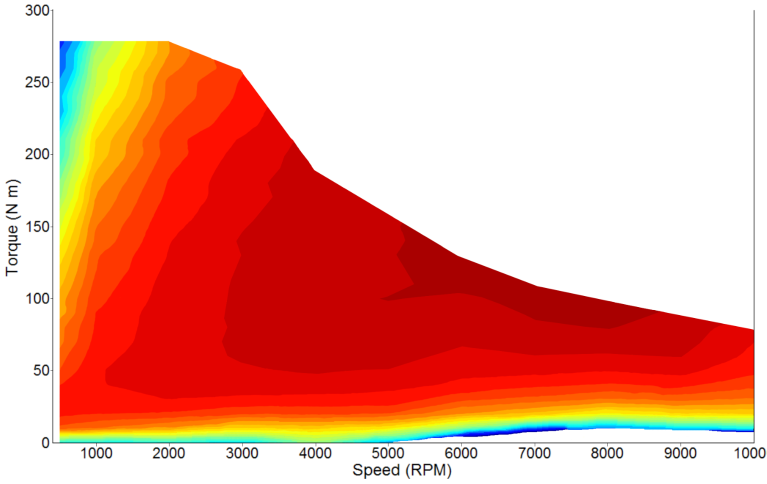
#> input picture Updated motor map/Leaf/leaf motor map.PNG, 1533 x 967 px, found by its file name (shown at 1/2 size)
$ python max_torque_leaf_motor.py
#> lines starting #> are read from the running program, lines starting #| are printed output that depends on the picture
# -*- coding: utf-8 -*-
"""

Max Torque

Created on Mon Mar  5 10:32:31 2018

@author: jmajor
"""

import matplotlib.pyplot as plt
import matplotlib.image as mpimg
import numpy as np
import pandas as pd


def max_torque():
    '''this function starts at the bottom row of a column of pixles and moves upwards looking for a specific color(the max torque line color. Once it matches the color it saves the pixel location and moves over one column to the right'''
    color = list(map_image[79][121]) #max torque line color. this can reference an existing pixel or be a list of known RGB values
    torque_max_pix = [] #variable for the Y-axis location of the pixel
    speed_pix = [] #variable for the X-axis location of the pixel
    for j in range(120,1505): #range is the number of columns in the image map area (area of interest) 119,1505
        for i in range(780,79,-1): #range is the number of rows. Starts at the bottom and moves up
            pix = map_image[i][j]
            if list(pix) == color:
                torque_max_pix.append(i)
                speed_pix.append(j)
                break
    return speed_pix,torque_max_pix


def setup():
    '''Leaf motor'''
    '''This function sets up the scale being used in the image.
    these lists must be changed to match the individual image being used'''

    #import the effencicy map image
    map_file = 'C:/Users/jmajor/Desktop/Updated motor map/leaf motor map.PNG'
    map_image = mpimg.imread(map_file)
#> map_image is the input picture: shape (967, 1533, 4) float32; mean R, G, B, A 0.923, 0.637, 0.561, 1

    speed_x = [1000,2000,3000,4000,5000,6000,7000,8000,9000,10000] #the incriments of RPM shown in the image
    speed_y = [193,338,484,631,776,922,1069,1214,1361,1505] #x-axis pixel locations corosponding to the RPM incriment locations

    torque_x = [50,100,150,200,250,300]  #the incriments of torque shown in the image
    torque_y = [740,597,453,308,164,21] #the corosponding y-axis pixel locations

    speed_cof = np.polyfit(speed_x,speed_y,5) #fits the data to a third degree poly
    torque_cof = np.polyfit(torque_x, torque_y, 5) #fits the data to a third degree poly

    speed_fit = np.poly1d(speed_cof) #function to fit the data. Enter the RPM and get pixel location
    torque_fit = np.poly1d(torque_cof) #function to fit the data. Enter the Torque and get pixel location


    return speed_fit, torque_fit, map_image


def lookup(speed_pix,torque_max_pix):
    '''this function takes in two list of the pixel location and outputs a lookup table for the max torque value at a given RPM'''

    speed_x = [1000,2000,3000,4000,5000,6000,7000,8000,9000,10000] #the incriments of RPM shown in the image
    speed_y = [193,338,484,631,776,922,1069,1214,1361,1505] #x-axis pixel locations corosponding to the RPM incriment locations

    torque_x = [50,100,150,200,250,300]  #the incriments of torque shown in the image
    torque_y = [740,597,453,308,164,21] #the corosponding y-axis pixel locations

    #these two are backwards from the setup() function so that you input a pixel location and it outputs a speed or torque value
    speed_cof = np.polyfit(speed_y,speed_x,4)
    torque_cof = np.polyfit(torque_y,torque_x,  4)

    speed_fit = np.poly1d(speed_cof) #function to fit the data. Enter the pixel location and get RPM
    torque_fit = np.poly1d(torque_cof) #function to fit the data. Enter the pixel location and get Torque

    speed = [round(speed_fit(x)) for x in speed_pix]
    torque_max = [torque_fit(x) for x in torque_max_pix]

    lis = list(zip(speed,torque_max))

    lookup = pd.DataFrame(lis, columns = ['speed(RPM)','max_torque'])

    return lookup


#runs the setup function.
speed_fit, torque_fit, map_image = setup()

#gets the pixel pixle
speed_pix, torque_max_pix = max_torque()
#> in max_torque, `color = list(map_image[79][121])`: color = [1, 1, 1, 1]
#> after the loop in max_torque, `for j in range(120,1505):`: speed_pix = 1385 values from 120 to 1504; torque_max_pix = 1385 values from 80 to 657
#> speed_pix = 1385 values from 120 to 1504; torque_max_pix = 1385 values from 80 to 657

#gives a buffer of 5 pixels
torque_max_pix = [x + 4 for x in torque_max_pix]
#> torque_max_pix = 1385 values from 84 to 661

#creates the lookup table
lookup_table = lookup(speed_pix, torque_max_pix)
#> in lookup, `speed = [round(speed_fit(x)) for x in speed_pix]`: speed = 1385 values from 500 to 9991
#> in lookup, `torque_max = [torque_fit(x) for x in torque_max_pix]`: torque_max = 1385 values, max 277.9 at index 0, min 77.71 at index 1383, mean 170.5
#> in lookup, `lis = list(zip(speed,torque_max))`: lis = 1385 pairs, first value 500 to 9991, second value 77.71 to 277.9
#> in lookup, `lookup = pd.DataFrame(lis, columns = ['speed(RPM)','max_torque'])`: lookup = table of 1385 rows and 2 columns
#> lookup_table = table of 1385 rows and 2 columns

#plots the original image and then the location of the max torque for each given RPM
plt.imshow(map_image)
plt.plot(speed_fit(lookup_table['speed(RPM)']), torque_fit(lookup_table['max_torque']), 'go')
plt.show()
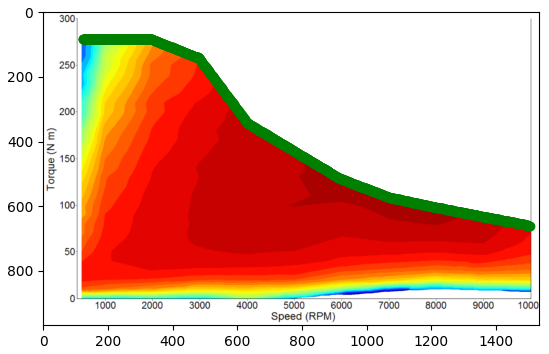
#> figure drawn by matplotlib, 1 panel
